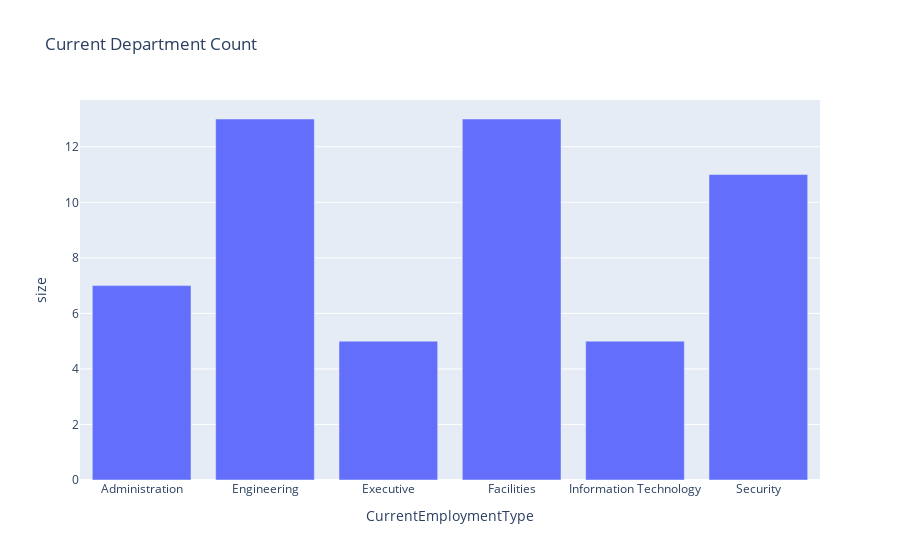

Here is the notebook cell this chart was saved with:
### Markdown cell above
### EDA for Employee Records

### Code cell
grouped_employment = employee_records_df.groupby(by=['CurrentEmploymentType'], as_index=False).size()
px.bar(grouped_employment, x='CurrentEmploymentType', y='size', title='Current Department Count')

### Figure 1 — Plotly figure (JSON) as saved in the notebook; plotly's stock layout.template omitted (floating-point values rounded to 4 significant figures)
{"data": [{"alignmentgroup": "True", "hovertemplate": "CurrentEmploymentType=%{x}<br>size=%{y}<extra></extra>", "legendgroup": "", "marker": {"color": "#636efa", "pattern": {"shape": ""}}, "name": "", "offsetgroup": "", "orientation": "v", "showlegend": false, "textposition": "auto", "type": "bar", "x": ["Administration", "Engineering", "Executive", "Facilities", "Information Technology", "Security"], "xaxis": "x", "y": [7, 13, 5, 13, 5, 11], "yaxis": "y"}], "layout": {"barmode": "relative", "legend": {"tracegroupgap": 0}, "title": {"text": "Current Department Count"}, "xaxis": {"anchor": "y", "domain": [0, 1], "title": {"text": "CurrentEmploymentType"}}, "yaxis": {"anchor": "x", "domain": [0, 1], "title": {"text": "size"}}}}
